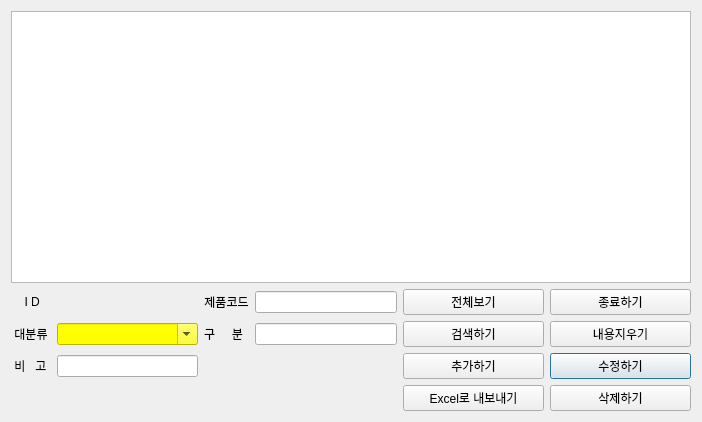
<?xml version="1.0" encoding="UTF-8"?>
<ui version="4.0">
 <class>ApProductDialog</class>
 <widget class="QDialog" name="ApProductDialog">
  <property name="geometry">
   <rect>
    <x>0</x>
    <y>0</y>
    <width>702</width>
    <height>422</height>
   </rect>
  </property>
  <property name="sizePolicy">
   <sizepolicy hsizetype="Expanding" vsizetype="Expanding">
    <horstretch>0</horstretch>
    <verstretch>0</verstretch>
   </sizepolicy>
  </property>
  <property name="windowTitle">
   <string>매입품목현황</string>
  </property>
  <layout class="QGridLayout" name="gridLayout_2">
   <item row="2" column="0">
    <layout class="QGridLayout" name="gridLayout">
     <item row="1" column="0">
      <widget class="QLabel" name="label">
       <property name="sizePolicy">
        <sizepolicy hsizetype="Fixed" vsizetype="Fixed">
         <horstretch>0</horstretch>
         <verstretch>0</verstretch>
        </sizepolicy>
       </property>
       <property name="text">
        <string>    I D</string>
       </property>
       <property name="alignment">
        <set>Qt::AlignCenter</set>
       </property>
      </widget>
     </item>
     <item row="2" column="0">
      <widget class="QLabel" name="label_3">
       <property name="sizePolicy">
        <sizepolicy hsizetype="Fixed" vsizetype="Fixed">
         <horstretch>0</horstretch>
         <verstretch>0</verstretch>
        </sizepolicy>
       </property>
       <property name="text">
        <string> 대분류 </string>
       </property>
       <property name="alignment">
        <set>Qt::AlignCenter</set>
       </property>
      </widget>
     </item>
     <item row="4" column="0">
      <widget class="QLabel" name="label_7">
       <property name="sizePolicy">
        <sizepolicy hsizetype="Fixed" vsizetype="Fixed">
         <horstretch>0</horstretch>
         <verstretch>0</verstretch>
        </sizepolicy>
       </property>
       <property name="text">
        <string/>
       </property>
       <property name="alignment">
        <set>Qt::AlignCenter</set>
       </property>
      </widget>
     </item>
     <item row="2" column="2">
      <widget class="QLabel" name="label_5">
       <property name="sizePolicy">
        <sizepolicy hsizetype="Fixed" vsizetype="Fixed">
         <horstretch>0</horstretch>
         <verstretch>0</verstretch>
        </sizepolicy>
       </property>
       <property name="text">
        <string>구     분</string>
       </property>
       <property name="alignment">
        <set>Qt::AlignCenter</set>
       </property>
      </widget>
     </item>
     <item row="1" column="1">
      <widget class="QLabel" name="lbl_product_id">
       <property name="sizePolicy">
        <sizepolicy hsizetype="Expanding" vsizetype="Fixed">
         <horstretch>0</horstretch>
         <verstretch>0</verstretch>
        </sizepolicy>
       </property>
       <property name="text">
        <string/>
       </property>
      </widget>
     </item>
     <item row="2" column="3">
      <widget class="QLineEdit" name="entry_product_class2">
       <property name="sizePolicy">
        <sizepolicy hsizetype="Expanding" vsizetype="Fixed">
         <horstretch>0</horstretch>
         <verstretch>0</verstretch>
        </sizepolicy>
       </property>
      </widget>
     </item>
     <item row="3" column="5">
      <widget class="QPushButton" name="pb_product_update">
       <property name="sizePolicy">
        <sizepolicy hsizetype="Expanding" vsizetype="Fixed">
         <horstretch>0</horstretch>
         <verstretch>0</verstretch>
        </sizepolicy>
       </property>
       <property name="text">
        <string>수정하기</string>
       </property>
      </widget>
     </item>
     <item row="3" column="0">
      <widget class="QLabel" name="label_6">
       <property name="sizePolicy">
        <sizepolicy hsizetype="Fixed" vsizetype="Fixed">
         <horstretch>0</horstretch>
         <verstretch>0</verstretch>
        </sizepolicy>
       </property>
       <property name="text">
        <string> 비   고 </string>
       </property>
       <property name="alignment">
        <set>Qt::AlignCenter</set>
       </property>
      </widget>
     </item>
     <item row="3" column="1">
      <widget class="QLineEdit" name="entry_product_remark">
       <property name="sizePolicy">
        <sizepolicy hsizetype="Expanding" vsizetype="Fixed">
         <horstretch>0</horstretch>
         <verstretch>0</verstretch>
        </sizepolicy>
       </property>
      </widget>
     </item>
     <item row="1" column="3">
      <widget class="QLineEdit" name="entry_product_pcode">
       <property name="sizePolicy">
        <sizepolicy hsizetype="Expanding" vsizetype="Fixed">
         <horstretch>0</horstretch>
         <verstretch>0</verstretch>
        </sizepolicy>
       </property>
      </widget>
     </item>
     <item row="1" column="5">
      <widget class="QPushButton" name="pb_product_cancel">
       <property name="sizePolicy">
        <sizepolicy hsizetype="Expanding" vsizetype="Fixed">
         <horstretch>0</horstretch>
         <verstretch>0</verstretch>
        </sizepolicy>
       </property>
       <property name="text">
        <string>종료하기</string>
       </property>
      </widget>
     </item>
     <item row="1" column="4">
      <widget class="QPushButton" name="pb_product_show">
       <property name="sizePolicy">
        <sizepolicy hsizetype="Expanding" vsizetype="Fixed">
         <horstretch>0</horstretch>
         <verstretch>0</verstretch>
        </sizepolicy>
       </property>
       <property name="text">
        <string>전체보기</string>
       </property>
      </widget>
     </item>
     <item row="1" column="2">
      <widget class="QLabel" name="label_2">
       <property name="sizePolicy">
        <sizepolicy hsizetype="Fixed" vsizetype="Fixed">
         <horstretch>0</horstretch>
         <verstretch>0</verstretch>
        </sizepolicy>
       </property>
       <property name="text">
        <string>제품코드</string>
       </property>
       <property name="alignment">
        <set>Qt::AlignCenter</set>
       </property>
      </widget>
     </item>
     <item row="2" column="4">
      <widget class="QPushButton" name="pb_product_search">
       <property name="sizePolicy">
        <sizepolicy hsizetype="Expanding" vsizetype="Fixed">
         <horstretch>0</horstretch>
         <verstretch>0</verstretch>
        </sizepolicy>
       </property>
       <property name="text">
        <string>검색하기</string>
       </property>
      </widget>
     </item>
     <item row="4" column="4">
      <widget class="QPushButton" name="pb_product_excel_export">
       <property name="sizePolicy">
        <sizepolicy hsizetype="Expanding" vsizetype="Fixed">
         <horstretch>0</horstretch>
         <verstretch>0</verstretch>
        </sizepolicy>
       </property>
       <property name="text">
        <string>Excel로 내보내기</string>
       </property>
      </widget>
     </item>
     <item row="2" column="5">
      <widget class="QPushButton" name="pb_product_clear">
       <property name="sizePolicy">
        <sizepolicy hsizetype="Expanding" vsizetype="Fixed">
         <horstretch>0</horstretch>
         <verstretch>0</verstretch>
        </sizepolicy>
       </property>
       <property name="text">
        <string>내용지우기</string>
       </property>
      </widget>
     </item>
     <item row="3" column="4">
      <widget class="QPushButton" name="pb_product_insert">
       <property name="sizePolicy">
        <sizepolicy hsizetype="Expanding" vsizetype="Fixed">
         <horstretch>0</horstretch>
         <verstretch>0</verstretch>
        </sizepolicy>
       </property>
       <property name="text">
        <string>추가하기</string>
       </property>
      </widget>
     </item>
     <item row="2" column="1">
      <widget class="QComboBox" name="cb_product_class1">
       <property name="sizePolicy">
        <sizepolicy hsizetype="Expanding" vsizetype="Fixed">
         <horstretch>0</horstretch>
         <verstretch>0</verstretch>
        </sizepolicy>
       </property>
       <property name="styleSheet">
        <string notr="true">background-color: rgb(255, 255, 0);</string>
       </property>
       <property name="editable">
        <bool>true</bool>
       </property>
      </widget>
     </item>
     <item row="4" column="5">
      <widget class="QPushButton" name="pb_product_delete">
       <property name="sizePolicy">
        <sizepolicy hsizetype="Expanding" vsizetype="Fixed">
         <horstretch>0</horstretch>
         <verstretch>0</verstretch>
        </sizepolicy>
       </property>
       <property name="text">
        <string>삭제하기</string>
       </property>
      </widget>
     </item>
     <item row="0" column="0" colspan="6">
      <widget class="QTableView" name="tv_product">
       <property name="sizePolicy">
        <sizepolicy hsizetype="Expanding" vsizetype="Expanding">
         <horstretch>0</horstretch>
         <verstretch>1</verstretch>
        </sizepolicy>
       </property>
      </widget>
     </item>
    </layout>
   </item>
  </layout>
 </widget>
 <resources/>
 <connections/>
</ui>
